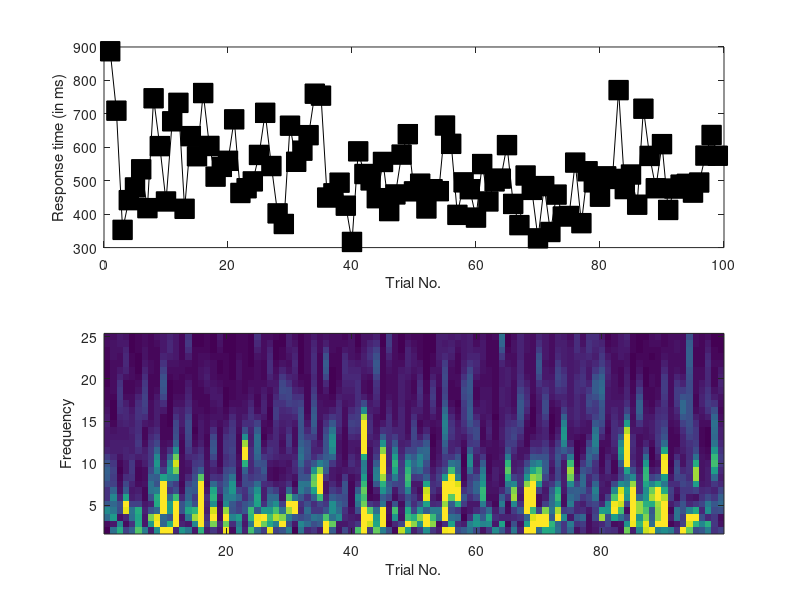
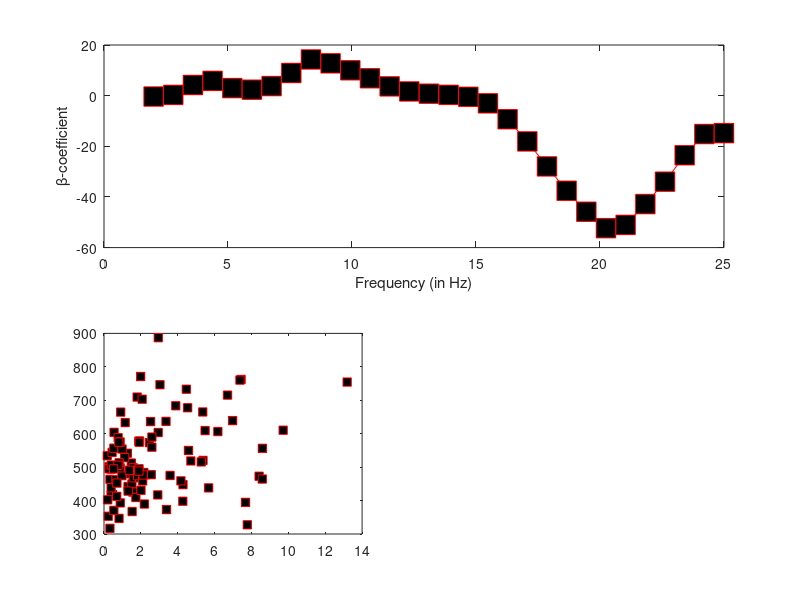

MATLAB code for these plots, in order: (Note: this script raises an error after producing the figures.)
% loading the EEG data file
load EEG_RT_data.mat
N = length(rts);

% plotting the data
figure(1), clf
subplot(211)
plot(rts,'ks-','markersize',14,'markerfacecolor','k')
xlabel('Trial No.'), ylabel('Response time (in ms)')

subplot(212)
imagesc(1:N,frex,EEGdata)
axis xy
xlabel('Trial No.'), ylabel('Frequency')
set(gca,'clim',[0 10])

%% Section for the creation of least square model and fitting of the EEG data.

% design of matrix
X = [ ones(N-1,1) rts(1:end-1)' EEGdata(9,2:end)' ];

% computing the parameters (evaluation of the coefficient using least square linear algebra equation)
b = (X'*X)\(X'*rts(2:end)')

% interpreting the obtained coefficients
disp([ 'Intercept: ' num2str(b(1)) ' ms' ])
disp([ 'Effect of prev. RT: ' num2str(b(2)*std(rts)) ' ms' ])
disp([ 'Effect of EEG energy: ' num2str(b(3)*std(rts)/std(EEGdata(9,:))) ' ms' ])

%% computing the effect of coefficients over frequencies

b = zeros(size(frex));

for fi=1:length(frex)
    
    % designing the matrix
    X = [ ones(N,1) EEGdata(fi,:)' ];
    
    % parameters computation
    t = (X'*X)\(X'*rts');
    b(fi) = t(2);
end

% plot
figure(2), clf
subplot(211)
plot(frex,b,'rs-','markersize',14,'markerfacecolor','k')
xlabel('Frequency (in Hz)')
ylabel('\beta-coefficient')


% scatterplots at these frequencies
frex2plot = dsearchn(frex',[ 8 20 ]');

for fi=1:2
    subplot(2,2,2+fi)
    
    plot(EEGdata(frex2plot(fi),:),rts,'rs','markerfacecolor','k')
    h=lsline;
    set(h,'linew',2,'color','k')
    
    xlabel('EEG energy'), ylabel('RT')
    title([ 'EEG signal at ' num2str(round(frex(frex2plot(fi)))) ' Hz' ])
end

%% Abhishek Goel - abhishek94goel@gmail.com
